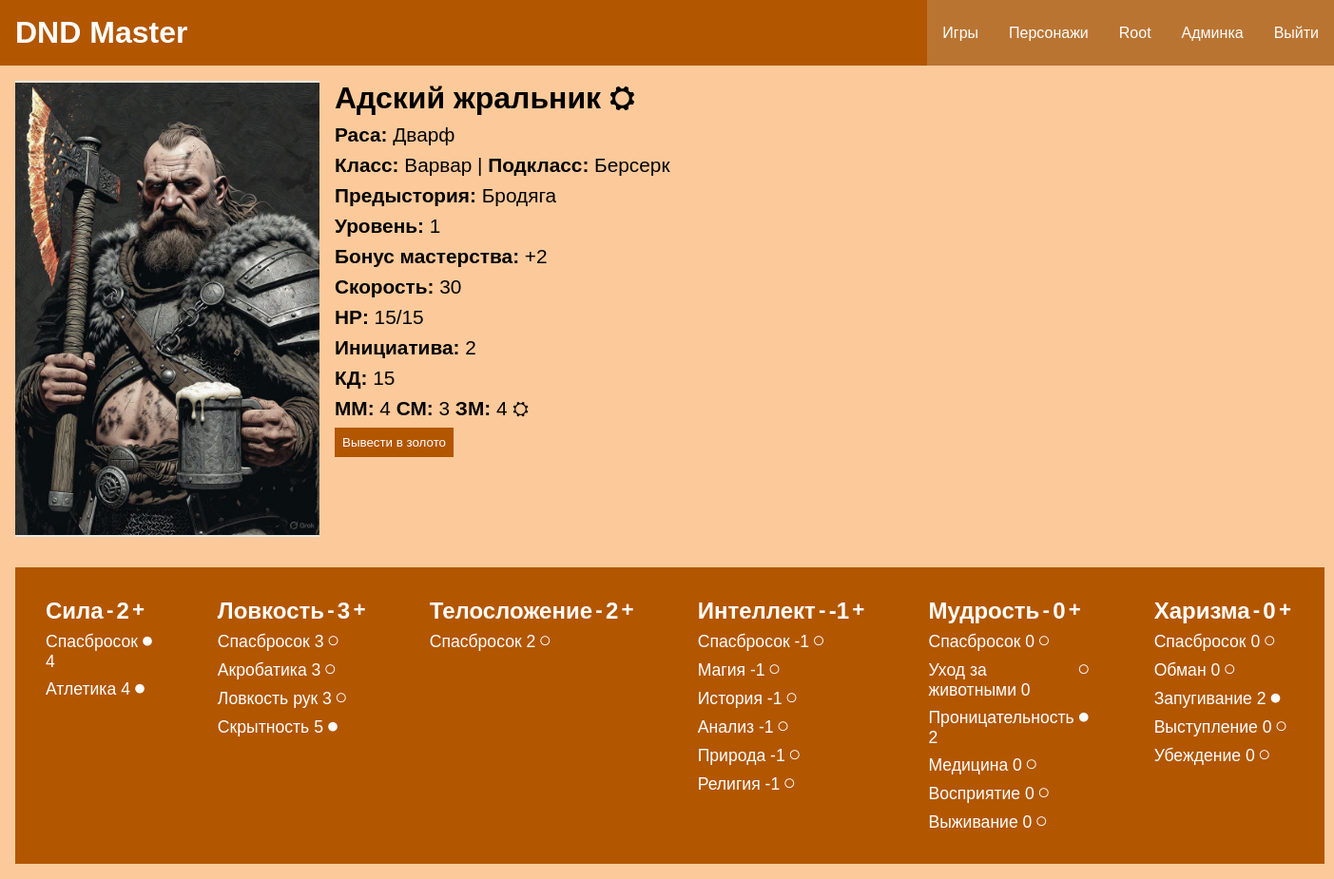
The app's page /characters/adskij-zhralnik_dvarf_root/ (signed in) with its own data.
### characterapp/models.py (models this page shows, shortened)
class Character(models.Model):
    name = models.CharField(max_length=100, verbose_name="Имя")
    dnd_class = models.ForeignKey(DndClass, on_delete=models.PROTECT, null=True, verbose_name="Класс")
    dnd_subclass = models.CharField(max_length=100, verbose_name="Подкласс", null=True, blank=True)
    race = models.ForeignKey(Race, on_delete=models.PROTECT, null=True, verbose_name="Раса")
    background = models.ForeignKey(Background, on_delete=models.PROTECT, null=True, verbose_name="Предыстория")
    max_hp = models.IntegerField(default=0, verbose_name="Max hp", validators=[MinValueValidator(0)])
    hp = models.IntegerField(default=0, verbose_name="HP", validators=[MinValueValidator(0)])
    armor_class = models.IntegerField(default=0, verbose_name="КД", validators=[MinValueValidator(0)])
    initiative = models.IntegerField(null=True, verbose_name="Инициатива")
    cooper_coins = models.IntegerField(default=0, verbose_name="ММ", validators=[MinValueValidator(0)])
    silver_coins = models.IntegerField(default=0, verbose_name="СМ", validators=[MinValueValidator(0)])
    gold_coins = models.IntegerField(default=0, verbose_name="ЗМ", validators=[MinValueValidator(0)])
    is_player = models.BooleanField(verbose_name="Игрок")
    player_name = models.CharField(max_length=100, null=True, verbose_name="Имя игрока", blank=True)
    image = models.ImageField(upload_to="characters/", null=True, blank=True, verbose_name="Изображение")
    user = models.ForeignKey(get_user_model(), null=True, blank=True, on_delete=models.PROTECT)
    level = models.IntegerField(default=1, verbose_name="Уровень", validators=[MinValueValidator(1)])
    speed = models.IntegerField(default=0, verbose_name="Скорость", validators=[MinValueValidator(0)])
    proficient_bonus = models.IntegerField(default=2, verbose_name="Бонус мастерства")
    slug = models.SlugField(null=True, blank=True)
    class Meta:
        unique_together = ('name', 'race', 'user')
        verbose_name = "Персонаж"
        verbose_name_plural = "Персонажи"
    def get_update_url(self):
        return reverse('characters:character-update', kwargs={'pk': self.pk})
    def get_coin_update_url(self):
        return reverse('characters:coin-update', kwargs={'pk': self.pk})
    def get_go_to_gold_url(self):
        return reverse('characters:go-to-gold', kwargs={'pk': self.pk})

class Ability(models.Model):
    class AbilityType(models.TextChoices):
        STR = 'STR', 'Сила'
        DEX = 'DEX', 'Ловкость'
        CON = 'CON', 'Телосложение'
        INT = 'INT', 'Интеллект'
        WIS = 'WIS', 'Мудрость'
        CHR = 'CHR', 'Харизма'
    ability = models.CharField(max_length=3, choices=AbilityType.choices, verbose_name="Навык")
    value = models.IntegerField(default=0, verbose_name="Характеристика")
    is_proficient = models.BooleanField(verbose_name="Профильное", default=False)
    character = models.ForeignKey(Character, on_delete=models.PROTECT, verbose_name="Персонаж", related_name="abilities")
    saving_throw = models.IntegerField(default=0, verbose_name="Спас бросок")
    class Meta:
        unique_together = ('character', 'ability')
        verbose_name = "Навык"
        verbose_name_plural = "Навыки"

class Skill(models.Model):
    class SkillType(models.TextChoices):
        ATH = 'ATH', 'Атлетика'
        ACR = 'ACR', 'Акробатика'
        SOH = 'SOH', 'Ловкость рук'
        STL = 'STL', 'Скрытность'
        ARC = 'ARC', 'Магия'
        HIS = 'HIS', 'История'
        INV = 'INV', 'Анализ'
        NAT = 'NAT', 'Природа'
        REL = 'REL', 'Религия'
        ANH = 'ANH', 'Уход за животными'
        INS = 'INS', 'Проницательность'
        MED = 'MED', 'Медицина'
        PER = 'PER', 'Восприятие'
        SUR = 'SUR', 'Выживание'
        DEC = 'DEC', 'Обман'
        IND = 'IND', 'Запугивание'
        PRF = 'PRF', 'Выступление'
        PRS = 'PRS', 'Убеждение'
    skill = models.CharField(max_length=3, choices=SkillType.choices, verbose_name="Скилл")
    value = models.IntegerField(default=0, verbose_name="Характеристика")
    is_proficient = models.BooleanField(verbose_name="Профильное", default=False)
    ability = models.ForeignKey(Ability, on_delete=models.PROTECT, verbose_name="Навык", related_name="skills")
    class Meta:
        unique_together = ('ability', 'skill')
        verbose_name = "Скилл"
        verbose_name_plural = "Скиллы"

### bookdata/models.py (models this page shows)
class Race(models.Model):
    name = models.CharField(max_length=100, verbose_name="Имя")
    image = models.ImageField(upload_to="bookdata/races/", null=True, blank=True, verbose_name="Изображение")
    class Meta:
        verbose_name = "Раса"
        verbose_name_plural = "Расы"
    def __str__(self):
        return self.name

class DndClass(models.Model):
    name = models.CharField(max_length=100, verbose_name="Имя")
    image = models.ImageField(upload_to="bookdata/classes/", null=True, blank=True, verbose_name="Изображение")
    class Meta:
        verbose_name = "Класс"
        verbose_name_plural = "Классы"
    def __str__(self):
        return self.name

class Background(models.Model):
    name = models.CharField(max_length=100, verbose_name="Имя")
    image = models.ImageField(upload_to="bookdata/backgrounds/", null=True, blank=True, verbose_name="Изображение")
    class Meta:
        verbose_name = "Происхождение"
        verbose_name_plural = "Происхождения"
    def __str__(self):
        return self.name

### characterapp/views.py (the view)
# urls.py: path('<slug:slug>/', views.CharacterDetailView.as_view(), name='character-detail'),
class CharacterDetailView(LoginRequiredMixin, UserPassesTestMixin, DetailView):
    model = Character
    context_object_name = 'character'
    template_name = 'characterapp/character_detail.html'
    def test_func(self):
        return (self.request.user == self.get_object().user) or (not self.get_object().is_player)
    def get_context_data(self, **kwargs):
        context = super().get_context_data(**kwargs)
        context['title'] = self.object.name
        return context

### characterapp/templates/characterapp/character_detail.html (shortened to what this page needs)
{% extends 'base.html' %}
{% block content %}
<div class="detail_page_div">
    <div class="character_detail_base">
        {% if character.image %}
        <img src="{{character.image.url}}">
        {% else %}
        <img src="/media/staticmedia/image-placeholder-vertical.jpg">
        {% endif %}
        <div class="character_detail_info">
            <h1>
                {{character.name}} <a href="{{character.get_update_url}}">⛭</a>{% if not character.is_player %} <span class="npc_sign">NPC</span> {% endif %}
            </h1>
            <p><b>Раса: </b>{{character.race}}</p>
            <p><b>Класс: </b>{{character.dnd_class}} | <b>Подкласс: </b>{{character.dnd_subclass}}</p>
            <p><b>Предыстория: </b>{{character.background}}</p>
            <p><b>Уровень: </b>{{character.level}}</p>
            <p><b>Бонус мастерства: </b>+{{character.proficient_bonus}}</p>
            <p><b>Скорость: </b>{{character.speed}}</p>
            <p><b>HP: </b>{{character.hp}}/{{character.max_hp}}</p>
            <p><b>Инициатива: </b>{{character.initiative}}</p>
            <p><b>КД: </b>{{character.armor_class}}</p>
            <p><b>ММ: </b>{{character.cooper_coins}} <b>СМ: </b>{{character.silver_coins}} <b>ЗМ: </b>{{ character.gold_coins }} <a href="{{character.get_coin_update_url}}">⛭</a></p>
            <form method="post" action="{{character.get_go_to_gold_url}}" class="go_to_gold_form">
                <button>Вывести в золото</button>
            </form>
        </div>
    </div>
    <div class="character_ability_collection">
        {% for ability in character.abilities.all %}
        <div class="ability_div">
            <div class="ability_element">
                <h2>{{ability.get_ability_display}}</h2>
                <form method="post" action="{% url 'characters:character-decrease-ability' ability.id %}">
                    <button>-</button>
                </form>
                <h2>{{ability.value}}</h2>
                <form method="post" action="{% url 'characters:character-increase-ability' ability.id %}">
                    <button>+</button>
                </form>
            </div>
            <div class="skill_div">
                <div class="skill_element">
                    <p>Спасбросок {{ability.saving_throw}}</p>
                    <form method="post" action="{% url 'characters:make-proficient-ability' ability.id %}">
                        <button>{% if ability.is_proficient %} ● {% else %} ○ {% endif %}</button>
                    </form>
                </div>
                {% for skill in ability.skills.all %}
                <div class="skill_element">
                    <p>{{ skill.get_skill_display }}  {{ skill.value }}</p>
                    <form method="post" action="{% url 'characters:make-proficient-skill' skill.id %}">
                        <button>{% if skill.is_proficient %} ● {% else %} ○ {% endif %}</button>
                    </form>
                </div>
                {% endfor %}
            </div>
        </div>
        {% endfor %}
    </div>
</div>
{% endblock %}

### templates/base.html (shortened to what this page needs)
{% load static %}
<!DOCTYPE html>
<html lang="en">
<head>
    <link rel="stylesheet" type="text/css" href="{% static 'characterapp/css/style.css' %}">
</head>
<body>
<header>
    <h1 class="header_h">DND Master</h1>
    <div class="header_links">
        <a href="{% url 'game:game-list' %}">Игры</a>
        <a href="{% url 'characters:character-list' %}">Персонажи</a>
        {% if request.user.is_authenticated %}
        <a href="{% url 'users:update' %}">{{request.user.username|capfirst}}</a>
        {% if request.user.is_staff %}
        <a href="{% url 'admin:index' %}">Админка</a>
        {% endif %}
        <a href="{% url 'users:logout' %}">Выйти</a>
        {% else %}
        <a href="{% url 'users:login' %}">Войти</a>
        <a href="{% url 'users:register' %}">Регистрация</a>
        {% endif %}
    </div>
</header>
<main>
    {% block content %}
    {% endblock %}
</main>
</body>
</html>

### characterapp/static/characterapp/css/style.css (style rules this page uses)
:root { --primary_background: #b35600; --link_secondary:#ba7432; --link_active: #faab61; --main_background: #fcca9a; --simple_background: #e3e6e3; }
html { min-height: 100%; }
body { min-height: 100vh; }
html, body { display: flex; flex-direction: column; }
* { padding: 0; margin: 0; font-family: sans-serif; }
header { background: var(--primary_background); display: flex; justify-content: space-between; }
.header_h { color: white; padding: 1rem; }
.header_links { display: flex; height: 100dp; }
.header_links a { display: block; height: 100%; align-content: center; background: var(--link_secondary); text-decoration: none; color: white; padding-right: 1rem; padding-left: 1rem; }
.detail_page_div { background: var(--main_background); min-height: calc(100vh - 6.3rem); padding: 1rem; }
.character_detail_base { display: flex; }
.character_detail_base img { width: 20rem; height: 30rem; object-fit: contain; background: var(--simple_background); }
.character_detail_info { padding-left: 1rem; }
.character_detail_info a { text-decoration: none; color: black; }
.character_detail_info p { margin-top: 0.5rem; font-size: 1.3rem; }
.go_to_gold_form { margin-top: 0.5rem; }
.go_to_gold_form button { padding: 0.5rem; background: var(--primary_background); color: white; border-style: none; cursor: pointer; transition: background 30ms ease-in-out; }
.character_ability_collection { margin-top: 2rem; display: flex; justify-content: space-around; }
.ability_div { padding: 2rem; background: var(--primary_background); color: white; }
.ability_element, .skill_element { display: flex; }
.ability_element h2, .skill_element p { margin-right: 0.2rem; }
.ability_element button { margin-right: 0.2rem; cursor: pointer; background: none; font-weight: bold; border-style: none; color: white; font-size: 1.4rem; }
.skill_element button { margin-right: 0.2rem; cursor: pointer; background: none; font-weight: bold; border-style: none; color: white; margin-top: 0.25rem; font-size: 1.4rem; }
.skill_div p { font-size: 1.1rem; margin-top: 0.5rem; }

### records on screen
Character: image (picture), name "Адский жральник", race "Дварф", dnd_class "Варвар", dnd_subclass "Берсерк", background "Бродяга", level "1", proficient_bonus "2", speed "30", hp "15", max_hp "15", initiative "2", armor_class "15", cooper_coins "4", silver_coins "3", gold_coins "4"
Ability: ability "Сила", value "2", saving_throw "4"
Skill: skill "Атлетика", value "4"
Ability: ability "Ловкость", value "3", saving_throw "3"
Skill: skill "Акробатика", value "3"
Skill: skill "Ловкость рук", value "3"
Skill: skill "Скрытность", value "5"
Ability: ability "Телосложение", value "2", saving_throw "2"
Ability: ability "Интеллект", value "-1", saving_throw "-1"
Skill: skill "Магия", value "-1"
Skill: skill "История", value "-1"
Skill: skill "Анализ", value "-1"
Skill: skill "Природа", value "-1"
Skill: skill "Религия", value "-1"
Ability: ability "Мудрость", value "0", saving_throw "0"
Skill: skill "Уход за животными", value "0"
Skill: skill "Проницательность", value "2"
Skill: skill "Медицина", value "0"
Skill: skill "Восприятие", value "0"
Skill: skill "Выживание", value "0"
Ability: ability "Харизма", value "0", saving_throw "0"
Skill: skill "Обман", value "0"
Skill: skill "Запугивание", value "2"
Skill: skill "Выступление", value "0"
Skill: skill "Убеждение", value "0"

### other values on screen
{{ request.user.username|capfirst }} "Root"
